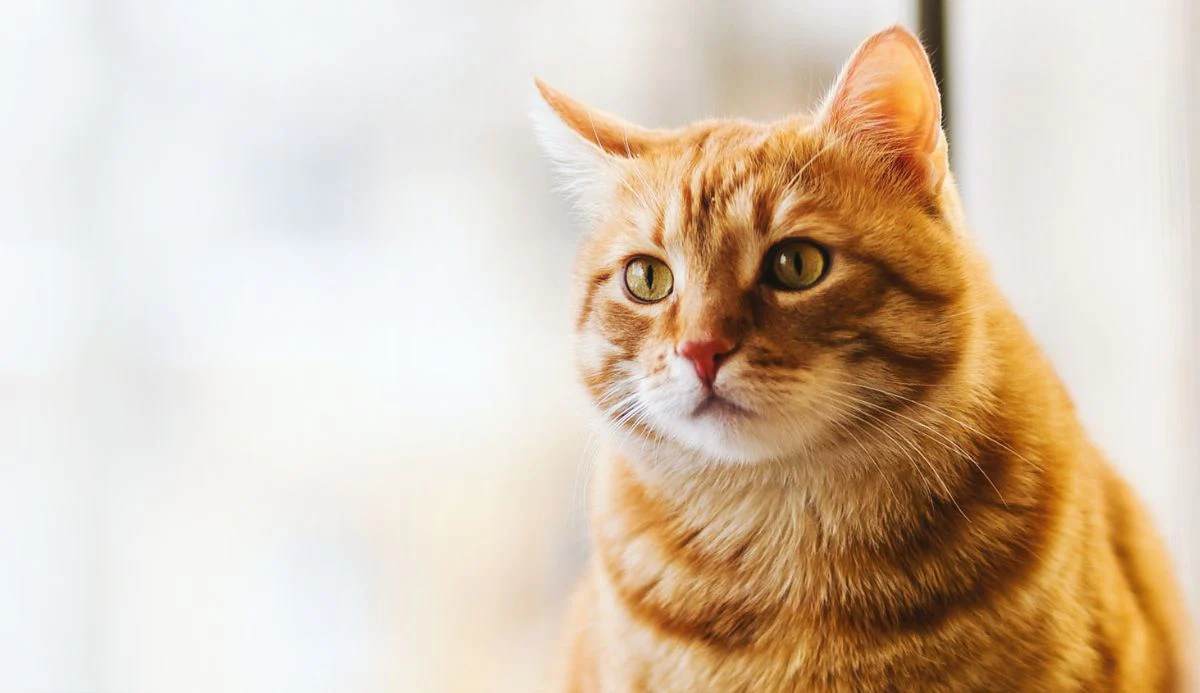
#> input picture Photos/cat-large.png, 1200 x 693 px
$ python gradients.py
#> lines starting #> are read from the running program, lines starting #| are printed output that depends on the picture; after the words box and inside, x2 and y2 are one past the last pixel; in counts of white or black regions, pixels touching at a corner belong together
import cv2 as cv
import numpy as np

# Reading Images

img = cv.imread('Photos/cat-large.png')
#> img is the input picture: shape (693, 1200, 3); mean B, G, R 179.1, 198.9, 217
cv.imshow('Cat', img)

gray = cv.cvtColor(img, cv.COLOR_BGR2GRAY)

# Laplacian
lap = cv.Laplacian(gray, cv.CV_64F)
lap = np.uint8(np.absolute(lap))
cv.imshow('Laplacian', lap)

# Sobel
sobelx = cv.Sobel(gray, cv.CV_64F, 1, 0)
sobely = cv.Sobel(gray, cv.CV_64F, 0, 1)
combined_sobel = cv.bitwise_or(sobelx,sobely)
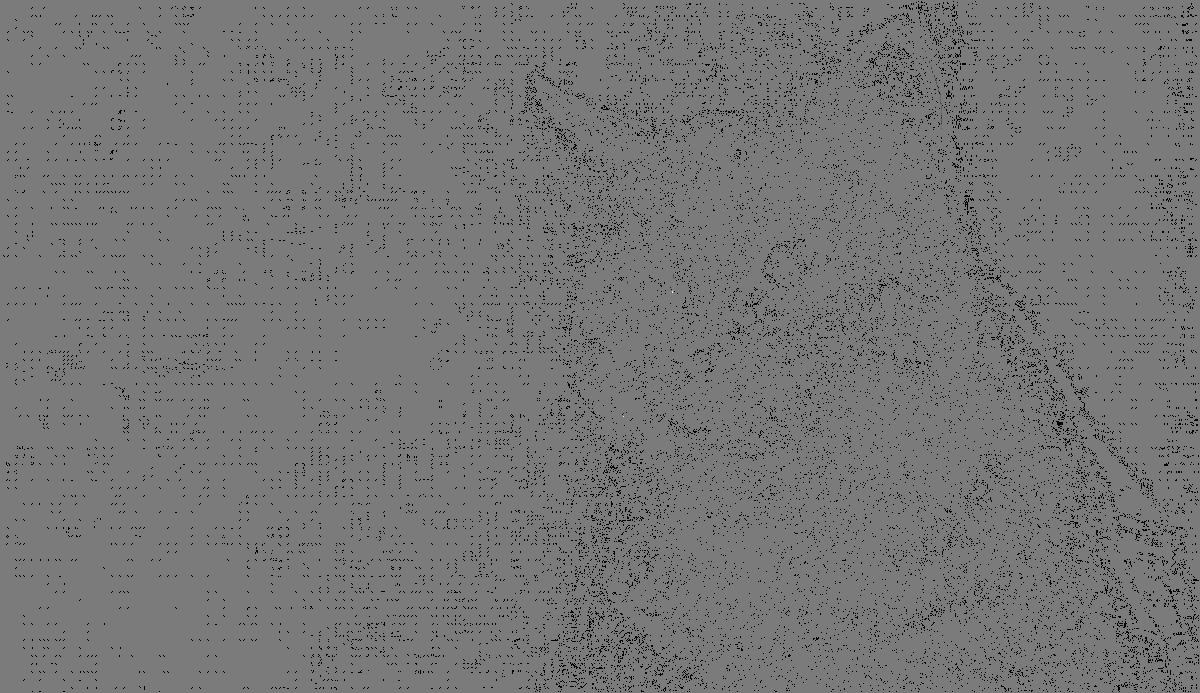
#> combined_sobel: shape (693, 1200) float64; 3.83% of the values are NaN or infinite; the others: min -92160, max 98176, mean -29.78; drawn with min black, max white, NaN and infinite black

cv.imshow('sobelx', sobelx)
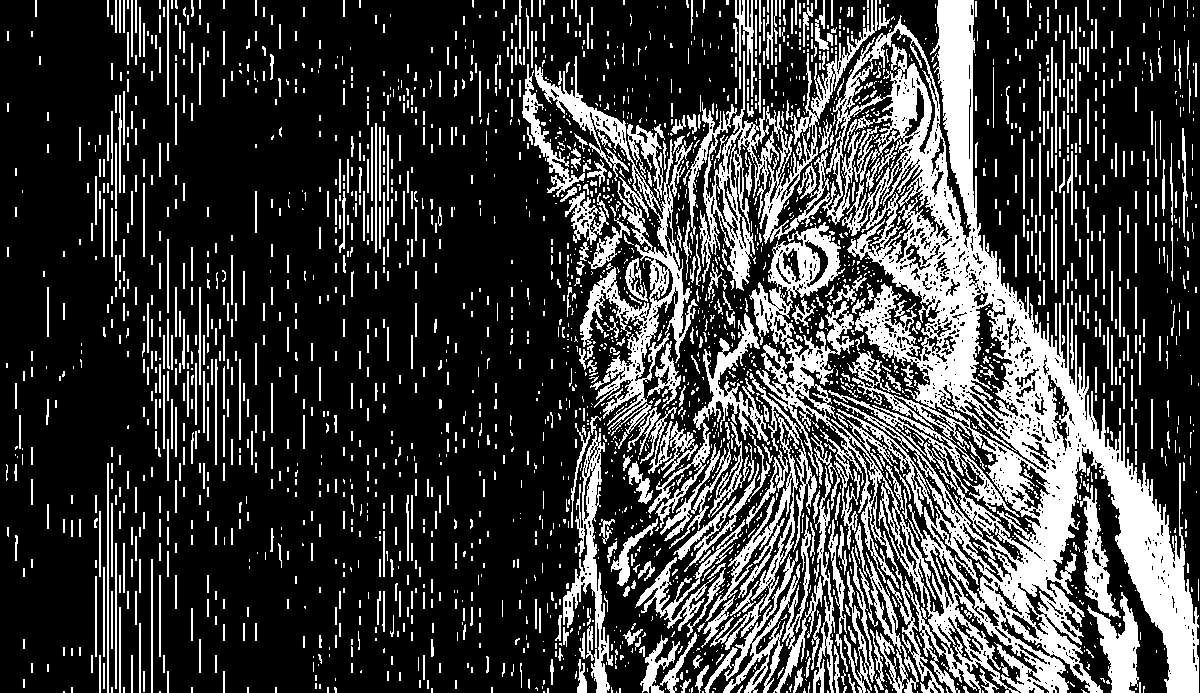
#> window 'sobelx': shape (693, 1200); 25.1% white; 2783 white regions (1775 under 20 px), largest, box (x1, y1, x2, y2) and area: (705, 0, 1199, 693) 91259, (535, 56, 698, 434) 9875, (688, 51, 779, 291) 5464
cv.imshow('sobely', sobely)
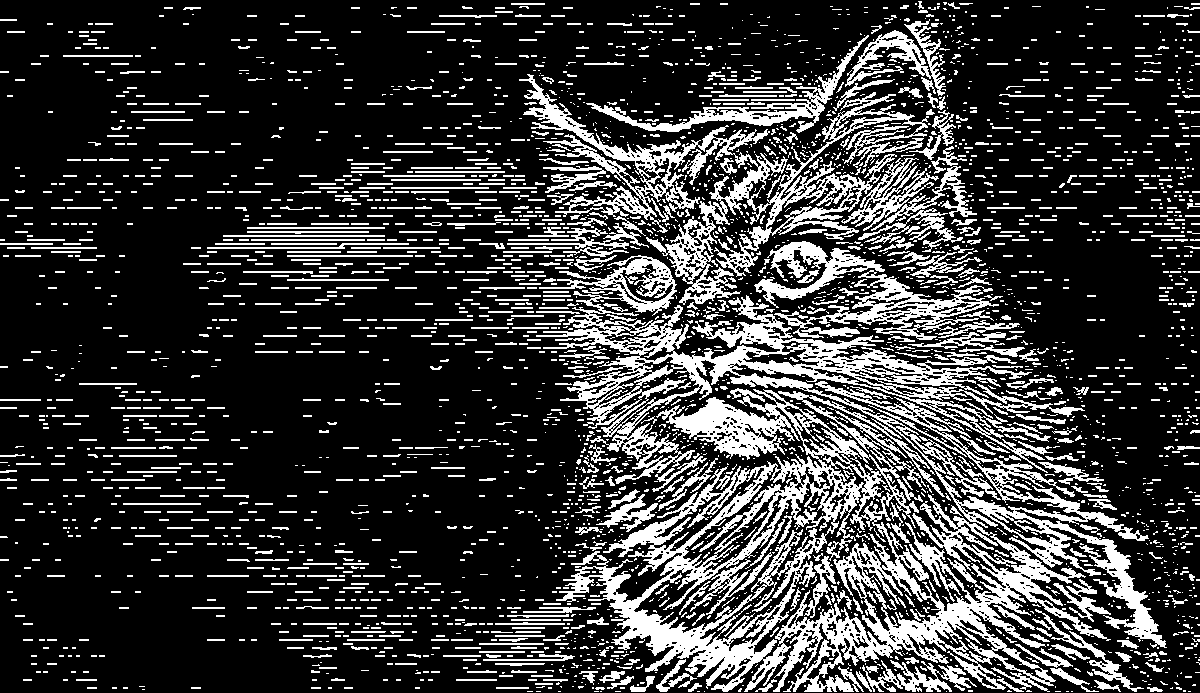
#> window 'sobely': shape (693, 1200); 22% white; 3465 white regions (2431 under 20 px), largest, box (x1, y1, x2, y2) and area: (556, 388, 1111, 692) 45463, (536, 255, 1167, 648) 31759, (519, 74, 929, 305) 16753
cv.imshow('Combined_sobel', combined_sobel)
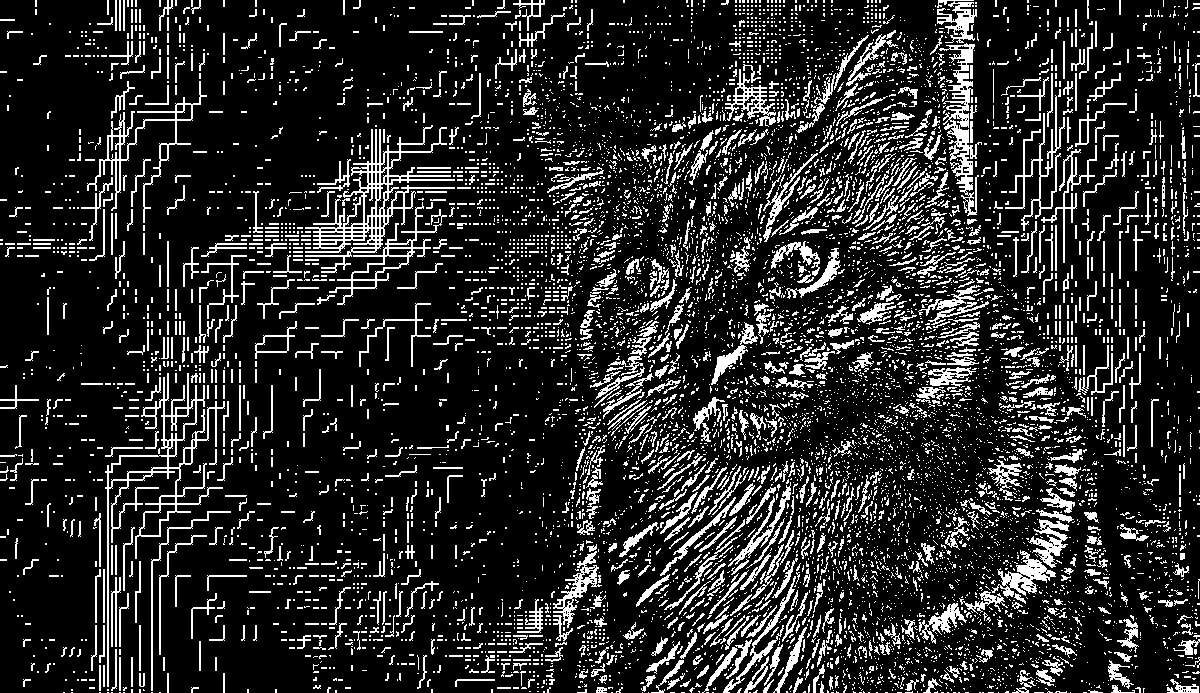
#> window 'Combined_sobel': shape (693, 1200); 15.9% white in thin lines or dots

canny = cv.Canny(gray, 150, 175)
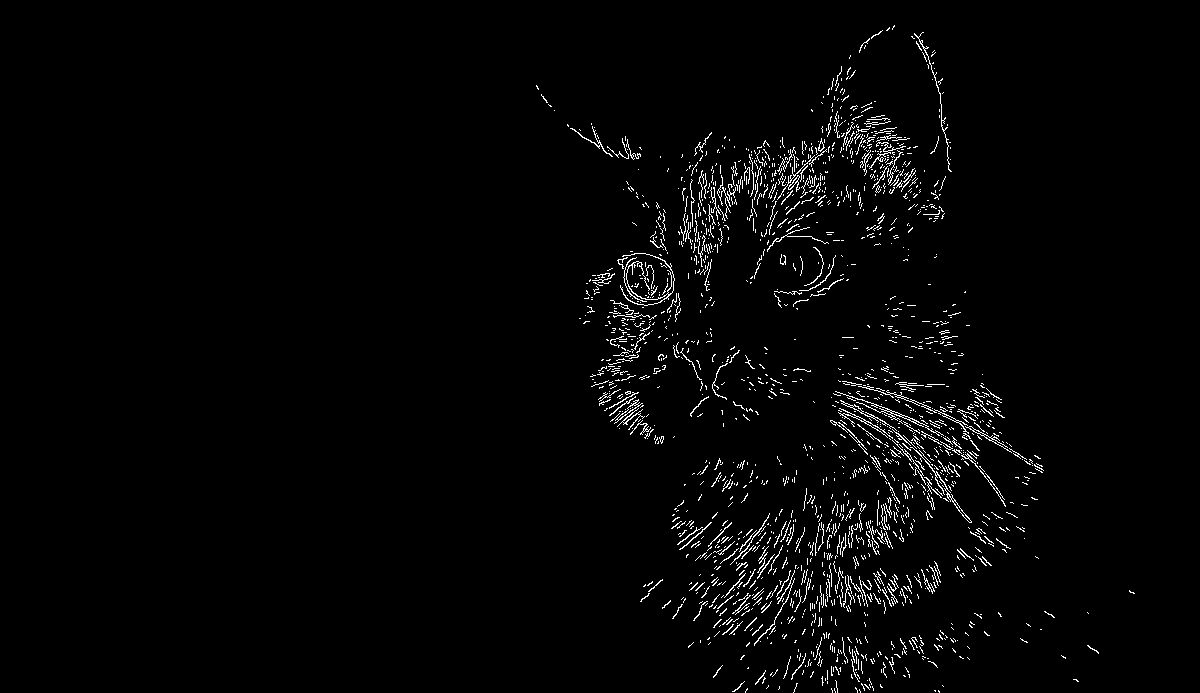
#> canny: shape (693, 1200); 2.2% white in thin lines or dots, all inside (x1, y1, x2, y2) = (536, 25, 1135, 693)


cv.waitKey(0)
